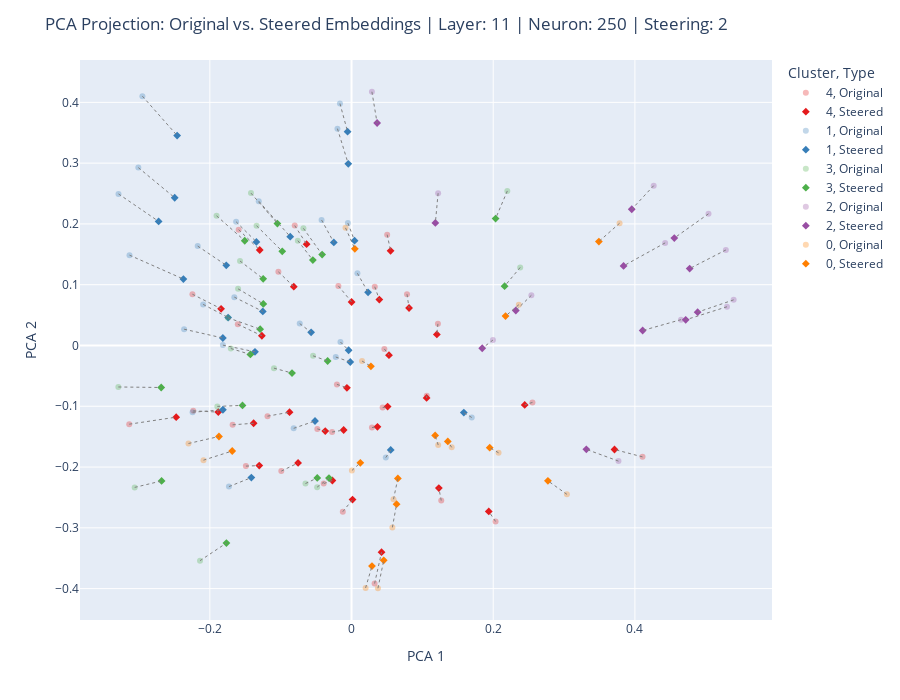

Notebook cell for this chart:
### Markdown cell above
`plot_pca_fixed_kmeans` plots the original and steered embeddings in the same plot, and uses K-Means to find clusters unsupervised.  

- `text_range` selects the given slice of texts from the input, writing `None` here means that **all** texts are plotted, which can be time consuming, can appear messy on the plot, and the hover data can disappear
- `projected=True` fits PCA only on original embeddings and transforms the steered embeddings onto the same principal components, `=False` plots the combined embeddings onto shared principal components
- `Write=True` creates a .html file with the plot, including the hover data

### Code cell
plot_pca_fixed_kmeans(
    original_embeddings,
    steered_embeddings,
    all_texts_data,
    info_string,
    text_range=(0,100),
    projected=True,
    n_clusters=5,
    Write=False
)
